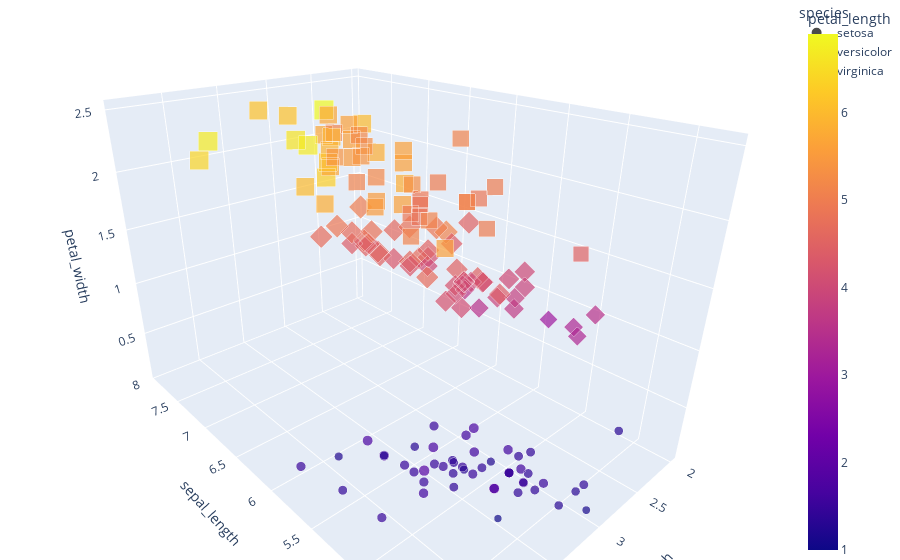

Notebook cell for this chart:
### Markdown cell above
**3D Scatter Plot**

### Code cell
import plotly.express as px
df = px.data.iris()
fig = px.scatter_3d(df, x='sepal_length', y='sepal_width', z='petal_width',
              color='petal_length', size='petal_length', 
              symbol='species', opacity=0.7)

# tight layout
fig.update_layout(margin=dict(l=0, r=0, b=0, t=0))
fig.show()

### Figure 1 — Plotly figure (JSON) as saved in the notebook; plotly's stock layout.template omitted (floating-point values rounded to 4 significant figures)
{"data": [{"hovertemplate": "species=setosa<br>sepal_length=%{x}<br>sepal_width=%{y}<br>petal_width=%{z}<br>petal_length=%{marker.color}<extra></extra>", "legendgroup": "setosa", "marker": {"color": [1.4, 1.4, 1.3, 1.5, 1.4, 1.7, 1.4, 1.5, 1.4, 1.5, 1.5, 1.6, 1.4, 1.1, 1.2, 1.5, 1.3, 1.4, 1.7, 1.5, 1.7, 1.5, 1, 1.7, 1.9, 1.6, 1.6, 1.5, 1.4, 1.6, 1.6, 1.5, 1.5, 1.4, 1.5, 1.2, 1.3, 1.5, 1.3, 1.5, 1.3, 1.3, 1.3, 1.6, 1.9, 1.4, 1.6, 1.4, 1.5, 1.4], "coloraxis": "coloraxis", "opacity": 0.7, "size": [1.4, 1.4, 1.3, 1.5, 1.4, 1.7, 1.4, 1.5, 1.4, 1.5, 1.5, 1.6, 1.4, 1.1, 1.2, 1.5, 1.3, 1.4, 1.7, 1.5, 1.7, 1.5, 1, 1.7, 1.9, 1.6, 1.6, 1.5, 1.4, 1.6, 1.6, 1.5, 1.5, 1.4, 1.5, 1.2, 1.3, 1.5, 1.3, 1.5, 1.3, 1.3, 1.3, 1.6, 1.9, 1.4, 1.6, 1.4, 1.5, 1.4], "sizemode": "area", "sizeref": 0.01725, "symbol": "circle"}, "mode": "markers", "name": "setosa", "scene": "scene", "showlegend": true, "type": "scatter3d", "x": [5.1, 4.9, 4.7, 4.6, 5, 5.4, 4.6, 5, 4.4, 4.9, 5.4, 4.8, 4.8, 4.3, 5.8, 5.7, 5.4, 5.1, 5.7, 5.1, 5.4, 5.1, 4.6, 5.1, 4.8, 5, 5, 5.2, 5.2, 4.7, 4.8, 5.4, 5.2, 5.5, 4.9, 5, 5.5, 4.9, 4.4, 5.1, 5, 4.5, 4.4, 5, 5.1, 4.8, 5.1, 4.6, 5.3, 5], "y": [3.5, 3, 3.2, 3.1, 3.6, 3.9, 3.4, 3.4, 2.9, 3.1, 3.7, 3.4, 3, 3, 4, 4.4, 3.9, 3.5, 3.8, 3.8, 3.4, 3.7, 3.6, 3.3, 3.4, 3, 3.4, 3.5, 3.4, 3.2, 3.1, 3.4, 4.1, 4.2, 3.1, 3.2, 3.5, 3.1, 3, 3.4, 3.5, 2.3, 3.2, 3.5, 3.8, 3, 3.8, 3.2, 3.7, 3.3], "z": [0.2, 0.2, 0.2, 0.2, 0.2, 0.4, 0.3, 0.2, 0.2, 0.1, 0.2, 0.2, 0.1, 0.1, 0.2, 0.4, 0.4, 0.3, 0.3, 0.3, 0.2, 0.4, 0.2, 0.5, 0.2, 0.2, 0.4, 0.2, 0.2, 0.2, 0.2, 0.4, 0.1, 0.2, 0.1, 0.2, 0.2, 0.1, 0.2, 0.2, 0.3, 0.3, 0.2, 0.6, 0.4, 0.3, 0.2, 0.2, 0.2, 0.2]}, {"hovertemplate": "species=versicolor<br>sepal_length=%{x}<br>sepal_width=%{y}<br>petal_width=%{z}<br>petal_length=%{marker.color}<extra></extra>", "legendgroup": "versicolor", "marker": {"color": [4.7, 4.5, 4.9, 4, 4.6, 4.5, 4.7, 3.3, 4.6, 3.9, 3.5, 4.2, 4, 4.7, 3.6, 4.4, 4.5, 4.1, 4.5, 3.9, 4.8, 4, 4.9, 4.7, 4.3, 4.4, 4.8, 5, 4.5, 3.5, 3.8, 3.7, 3.9, 5.1, 4.5, 4.5, 4.7, 4.4, 4.1, 4, 4.4, 4.6, 4, 3.3, 4.2, 4.2, 4.2, 4.3, 3, 4.1], "coloraxis": "coloraxis", "opacity": 0.7, "size": [4.7, 4.5, 4.9, 4, 4.6, 4.5, 4.7, 3.3, 4.6, 3.9, 3.5, 4.2, 4, 4.7, 3.6, 4.4, 4.5, 4.1, 4.5, 3.9, 4.8, 4, 4.9, 4.7, 4.3, 4.4, 4.8, 5, 4.5, 3.5, 3.8, 3.7, 3.9, 5.1, 4.5, 4.5, 4.7, 4.4, 4.1, 4, 4.4, 4.6, 4, 3.3, 4.2, 4.2, 4.2, 4.3, 3, 4.1], "sizemode": "area", "sizeref": 0.01725, "symbol": "diamond"}, "mode": "markers", "name": "versicolor", "scene": "scene", "showlegend": true, "type": "scatter3d", "x": [7, 6.4, 6.9, 5.5, 6.5, 5.7, 6.3, 4.9, 6.6, 5.2, 5, 5.9, 6, 6.1, 5.6, 6.7, 5.6, 5.8, 6.2, 5.6, 5.9, 6.1, 6.3, 6.1, 6.4, 6.6, 6.8, 6.7, 6, 5.7, 5.5, 5.5, 5.8, 6, 5.4, 6, 6.7, 6.3, 5.6, 5.5, 5.5, 6.1, 5.8, 5, 5.6, 5.7, 5.7, 6.2, 5.1, 5.7], "y": [3.2, 3.2, 3.1, 2.3, 2.8, 2.8, 3.3, 2.4, 2.9, 2.7, 2, 3, 2.2, 2.9, 2.9, 3.1, 3, 2.7, 2.2, 2.5, 3.2, 2.8, 2.5, 2.8, 2.9, 3, 2.8, 3, 2.9, 2.6, 2.4, 2.4, 2.7, 2.7, 3, 3.4, 3.1, 2.3, 3, 2.5, 2.6, 3, 2.6, 2.3, 2.7, 3, 2.9, 2.9, 2.5, 2.8], "z": [1.4, 1.5, 1.5, 1.3, 1.5, 1.3, 1.6, 1, 1.3, 1.4, 1, 1.5, 1, 1.4, 1.3, 1.4, 1.5, 1, 1.5, 1.1, 1.8, 1.3, 1.5, 1.2, 1.3, 1.4, 1.4, 1.7, 1.5, 1, 1.1, 1, 1.2, 1.6, 1.5, 1.6, 1.5, 1.3, 1.3, 1.3, 1.2, 1.4, 1.2, 1, 1.3, 1.2, 1.3, 1.3, 1.1, 1.3]}, {"hovertemplate": "species=virginica<br>sepal_length=%{x}<br>sepal_width=%{y}<br>petal_width=%{z}<br>petal_length=%{marker.color}<extra></extra>", "legendgroup": "virginica", "marker": {"color": [6, 5.1, 5.9, 5.6, 5.8, 6.6, 4.5, 6.3, 5.8, 6.1, 5.1, 5.3, 5.5, 5, 5.1, 5.3, 5.5, 6.7, 6.9, 5, 5.7, 4.9, 6.7, 4.9, 5.7, 6, 4.8, 4.9, 5.6, 5.8, 6.1, 6.4, 5.6, 5.1, 5.6, 6.1, 5.6, 5.5, 4.8, 5.4, 5.6, 5.1, 5.1, 5.9, 5.7, 5.2, 5, 5.2, 5.4, 5.1], "coloraxis": "coloraxis", "opacity": 0.7, "size": [6, 5.1, 5.9, 5.6, 5.8, 6.6, 4.5, 6.3, 5.8, 6.1, 5.1, 5.3, 5.5, 5, 5.1, 5.3, 5.5, 6.7, 6.9, 5, 5.7, 4.9, 6.7, 4.9, 5.7, 6, 4.8, 4.9, 5.6, 5.8, 6.1, 6.4, 5.6, 5.1, 5.6, 6.1, 5.6, 5.5, 4.8, 5.4, 5.6, 5.1, 5.1, 5.9, 5.7, 5.2, 5, 5.2, 5.4, 5.1], "sizemode": "area", "sizeref": 0.01725, "symbol": "square"}, "mode": "markers", "name": "virginica", "scene": "scene", "showlegend": true, "type": "scatter3d", "x": [6.3, 5.8, 7.1, 6.3, 6.5, 7.6, 4.9, 7.3, 6.7, 7.2, 6.5, 6.4, 6.8, 5.7, 5.8, 6.4, 6.5, 7.7, 7.7, 6, 6.9, 5.6, 7.7, 6.3, 6.7, 7.2, 6.2, 6.1, 6.4, 7.2, 7.4, 7.9, 6.4, 6.3, 6.1, 7.7, 6.3, 6.4, 6, 6.9, 6.7, 6.9, 5.8, 6.8, 6.7, 6.7, 6.3, 6.5, 6.2, 5.9], "y": [3.3, 2.7, 3, 2.9, 3, 3, 2.5, 2.9, 2.5, 3.6, 3.2, 2.7, 3, 2.5, 2.8, 3.2, 3, 3.8, 2.6, 2.2, 3.2, 2.8, 2.8, 2.7, 3.3, 3.2, 2.8, 3, 2.8, 3, 2.8, 3.8, 2.8, 2.8, 2.6, 3, 3.4, 3.1, 3, 3.1, 3.1, 3.1, 2.7, 3.2, 3.3, 3, 2.5, 3, 3.4, 3], "z": [2.5, 1.9, 2.1, 1.8, 2.2, 2.1, 1.7, 1.8, 1.8, 2.5, 2, 1.9, 2.1, 2, 2.4, 2.3, 1.8, 2.2, 2.3, 1.5, 2.3, 2, 2, 1.8, 2.1, 1.8, 1.8, 1.8, 2.1, 1.6, 1.9, 2, 2.2, 1.5, 1.4, 2.3, 2.4, 1.8, 1.8, 2.1, 2.4, 2.3, 1.9, 2.3, 2.5, 2.3, 1.9, 2, 2.3, 1.8]}], "layout": {"autosize": true, "coloraxis": {"colorbar": {"title": {"text": "petal_length"}}, "colorscale": [[0, "#0d0887"], [0.1111, "#46039f"], [0.2222, "#7201a8"], [0.3333, "#9c179e"], [0.4444, "#bd3786"], [0.5556, "#d8576b"], [0.6667, "#ed7953"], [0.7778, "#fb9f3a"], [0.8889, "#fdca26"], [1, "#f0f921"]]}, "legend": {"itemsizing": "constant", "title": {"text": "species"}, "tracegroupgap": 0}, "margin": {"b": 0, "l": 0, "r": 0, "t": 0}, "scene": {"aspectmode": "auto", "aspectratio": {"x": 1.31, "y": 0.8736, "z": 0.8736}, "camera": {"center": {"x": 0, "y": 0, "z": 0}, "eye": {"x": -1.211, "y": 1.095, "z": 0.7709}, "projection": {"type": "perspective"}, "up": {"x": 0, "y": 0, "z": 1}}, "domain": {"x": [0, 1], "y": [0, 1]}, "xaxis": {"title": {"text": "sepal_length"}, "type": "linear"}, "yaxis": {"title": {"text": "sepal_width"}, "type": "linear"}, "zaxis": {"title": {"text": "petal_width"}, "type": "linear"}}}}
